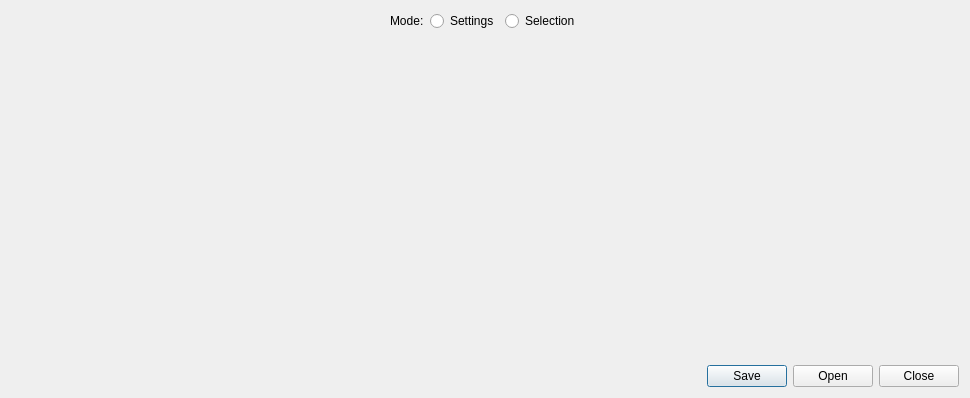
<?xml version="1.0" encoding="UTF-8"?>
<ui version="4.0">
 <class>InstrumentTester</class>
 <widget class="QWidget" name="InstrumentTester">
  <property name="geometry">
   <rect>
    <x>0</x>
    <y>0</y>
    <width>970</width>
    <height>398</height>
   </rect>
  </property>
  <property name="sizePolicy">
   <sizepolicy hsizetype="Expanding" vsizetype="Preferred">
    <horstretch>0</horstretch>
    <verstretch>0</verstretch>
   </sizepolicy>
  </property>
  <property name="windowTitle">
   <string>Form</string>
  </property>
  <layout class="QVBoxLayout" name="verticalLayout">
   <item>
    <layout class="QHBoxLayout" name="horizontalLayout">
     <property name="bottomMargin">
      <number>10</number>
     </property>
     <item>
      <spacer name="horizontalSpacer_2">
       <property name="orientation">
        <enum>Qt::Horizontal</enum>
       </property>
       <property name="sizeHint" stdset="0">
        <size>
         <width>40</width>
         <height>20</height>
        </size>
       </property>
      </spacer>
     </item>
     <item>
      <widget class="QLabel" name="label">
       <property name="text">
        <string>Mode:</string>
       </property>
      </widget>
     </item>
     <item>
      <widget class="QRadioButton" name="radioButton_settings">
       <property name="text">
        <string>Settings</string>
       </property>
      </widget>
     </item>
     <item>
      <widget class="QRadioButton" name="radioButton_select">
       <property name="text">
        <string>Selection</string>
       </property>
      </widget>
     </item>
     <item>
      <spacer name="horizontalSpacer">
       <property name="orientation">
        <enum>Qt::Horizontal</enum>
       </property>
       <property name="sizeHint" stdset="0">
        <size>
         <width>40</width>
         <height>20</height>
        </size>
       </property>
      </spacer>
     </item>
    </layout>
   </item>
   <item>
    <widget class="QWidget" name="widget_configuration" native="true">
     <property name="sizePolicy">
      <sizepolicy hsizetype="Preferred" vsizetype="Expanding">
       <horstretch>0</horstretch>
       <verstretch>0</verstretch>
      </sizepolicy>
     </property>
    </widget>
   </item>
   <item>
    <widget class="QDialogButtonBox" name="buttonBox">
     <property name="standardButtons">
      <set>QDialogButtonBox::Close|QDialogButtonBox::Open|QDialogButtonBox::Save</set>
     </property>
    </widget>
   </item>
  </layout>
 </widget>
 <resources/>
 <connections/>
</ui>
